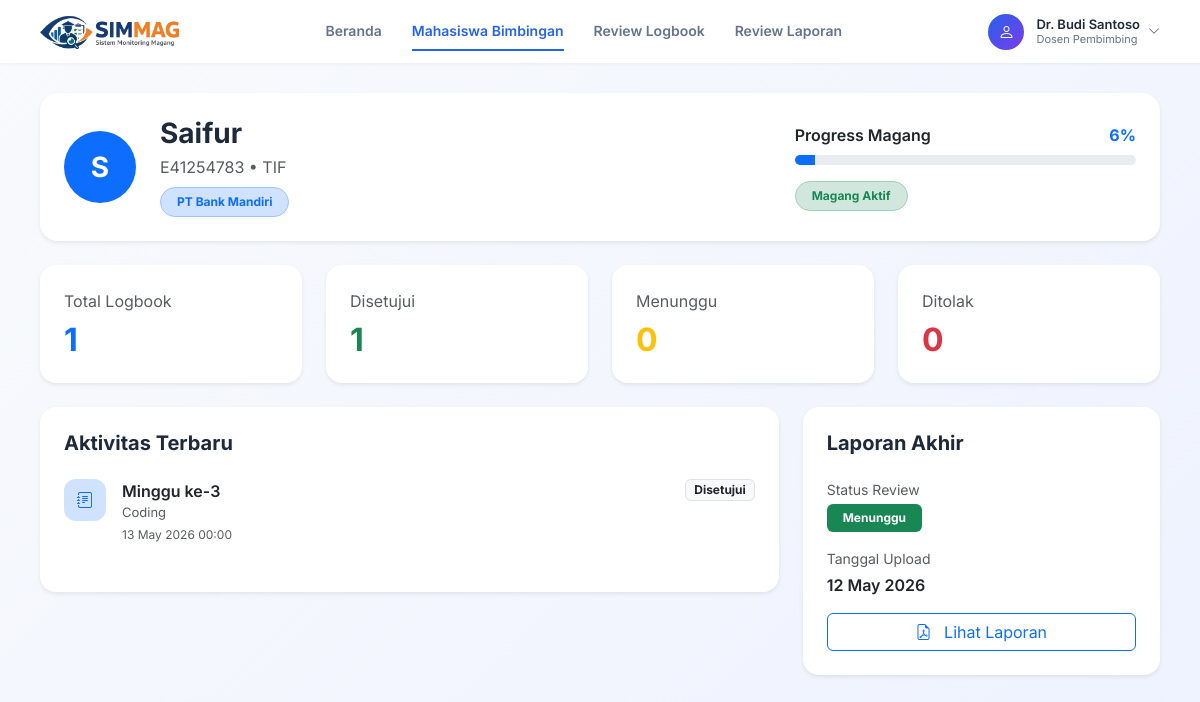
The app's page /dosen/detail_mahasiswa.php?id=7 (signed in) with its own data.
### tables this page shows
CREATE TABLE `dosen` (
  `id_dosen` int(11) NOT NULL,
  `NIP` varchar(20) NOT NULL,
  `NIDN` varchar(20) NOT NULL,
  `nama` varchar(100) NOT NULL,
  `email` varchar(100) NOT NULL,
  `password` varchar(255) NOT NULL,
  `status` varchar(20) DEFAULT 'Aktif',
  `no_hp` varchar(20) DEFAULT NULL
);

CREATE TABLE `pendaftaran_magang` (
  `id_pendaftaran` int(11) NOT NULL,
  `id_mahasiswa` int(11) NOT NULL,
  `id_koordinator` int(11) DEFAULT NULL,
  `id_dosen` int(11) DEFAULT NULL,
  `status_pendaftaran` varchar(20) NOT NULL DEFAULT 'pending',
  `tempat_magang` varchar(200) NOT NULL,
  `id_pengajuan` int(11) DEFAULT NULL,
  `tanggal_mulai` date DEFAULT NULL,
  `tanggal_selesai` date DEFAULT NULL
);

CREATE TABLE `mahasiswa` (
  `id_mahasiswa` int(11) NOT NULL,
  `NIM` varchar(20) NOT NULL,
  `nama` varchar(100) NOT NULL,
  `email` varchar(100) NOT NULL,
  `prodi` varchar(100) NOT NULL,
  `password` varchar(255) NOT NULL,
  `no_hp` varchar(20) DEFAULT NULL
);

CREATE TABLE `laporan_harian` (
  `id_laporan_harian` int(11) NOT NULL,
  `id_mahasiswa` int(11) NOT NULL,
  `kegiatan` text NOT NULL,
  `file_pendukung` varchar(255) DEFAULT NULL,
  `tanggal_submit` datetime NOT NULL DEFAULT current_timestamp(),
  `status` varchar(50) DEFAULT 'menunggu',
  `catatan_dosen` text DEFAULT NULL,
  `id_pendaftaran` int(11) DEFAULT NULL,
  `minggu_ke` int(11) DEFAULT NULL,
  `jam_masuk` time DEFAULT NULL,
  `jam_keluar` time DEFAULT NULL
);

CREATE TABLE `laporan_akhir` (
  `id_laporan_akhir` int(11) NOT NULL,
  `id_mahasiswa` int(11) NOT NULL,
  `file_laporan` varchar(255) NOT NULL,
  `tanggal_upload` date NOT NULL,
  `status_review` varchar(20) NOT NULL DEFAULT 'pending',
  `judul_laporan` varchar(255) DEFAULT NULL,
  `catatan_dosen` text DEFAULT NULL
);

### dosen/detail_mahasiswa.php (the view, shortened to what this page needs)
<?php
$user = $_SESSION['user'];
$id_mahasiswa = $_GET['id'] ?? 0;
$db = new Database();
$conn = $db->getConnection();
$stmtDosen = $conn->prepare("SELECT * FROM dosen WHERE id_dosen = ?");
$stmtDosen->execute([$user['id']]);
$dosen = $stmtDosen->fetch(PDO::FETCH_ASSOC);
$nama_dosen = $dosen['nama'];
$stmtMahasiswa = $conn->prepare("
    SELECT
        m.*,
        pm.tempat_magang,
        pm.tanggal_mulai,
        pm.tanggal_selesai,
        pm.status_pendaftaran
    FROM mahasiswa m
    LEFT JOIN pendaftaran_magang pm ON m.id_mahasiswa = pm.id_mahasiswa
    WHERE pm.id_dosen = ? AND m.id_mahasiswa = ?
    LIMIT 1
");
$stmtMahasiswa->execute([$user['id'], $id_mahasiswa]);
$mahasiswa = $stmtMahasiswa->fetch(PDO::FETCH_ASSOC);
$stmtStats = $conn->prepare("
    SELECT
        COUNT(*) AS total_logbook,
        SUM(CASE WHEN status = 'Disetujui' THEN 1 ELSE 0 END) AS total_disetujui,
        SUM(CASE WHEN status = 'Menunggu' THEN 1 ELSE 0 END) AS total_menunggu,
        SUM(CASE WHEN status = 'Ditolak' THEN 1 ELSE 0 END) AS total_ditolak,
        MAX(minggu_ke) AS minggu_terakhir
    FROM laporan_harian
    WHERE id_mahasiswa = ?
");
$stmtStats->execute([$id_mahasiswa]);
$stats = $stmtStats->fetch(PDO::FETCH_ASSOC);
$progress = 0;
if (!empty($mahasiswa['tanggal_mulai']) && !empty($mahasiswa['tanggal_selesai'])) {
    $start = strtotime($mahasiswa['tanggal_mulai']);
    $end = strtotime($mahasiswa['tanggal_selesai']);
    $today = time();
    $totalDuration = $end - $start;
    $currentDuration = $today - $start;
    $progress = ($totalDuration > 0)
        ? max(0, min(100, round(($currentDuration / $totalDuration) * 100)))
        : 0;
}
$stmtTimeline = $conn->prepare("
    SELECT *
    FROM laporan_harian
    WHERE id_mahasiswa = ?
    ORDER BY tanggal_submit DESC
    LIMIT 5
");
$stmtTimeline->execute([$id_mahasiswa]);
$timeline = $stmtTimeline->fetchAll(PDO::FETCH_ASSOC);
$stmtLaporan = $conn->prepare("
    SELECT *
    FROM laporan_akhir
    WHERE id_mahasiswa = ?
    LIMIT 1
");
$stmtLaporan->execute([$id_mahasiswa]);
$laporan = $stmtLaporan->fetch(PDO::FETCH_ASSOC);
?>
<!DOCTYPE html>
<html lang="id">
<head>
    <link href="https://cdn.jsdelivr.net/npm/bootstrap@5.3.0/dist/css/bootstrap.min.css" rel="stylesheet">
    <link href="https://cdn.jsdelivr.net/npm/bootstrap-icons/font/bootstrap-icons.css" rel="stylesheet">
    <link rel="stylesheet" href="assets/css/dosen.css">
</head>
<body>
    <div class="top-navbar">
        <div class="navbar-brand">
            <img src="../mahasiswa/assets/logo.png" alt="SIMMAG" style="height:35px;">
        </div>
        <div class="nav-center">
            <a href="dashboard.php">Beranda</a>
            <a href="mahasiswa_bimbingan.php" class="active">Mahasiswa Bimbingan</a>
            <a href="review_logbook.php">Review Logbook</a>
            <a href="review_laporan.php">Review Laporan</a>
        </div>
        <div class="nav-right">
            <div class="profile-section">
                <div class="profile-wrapper">
                    <div class="profile-info" id="profileToggle" style="cursor:pointer;">
                        <div class="profile-avatar"><i class="bi bi-person"></i></div>
                        <div class="profile-text">
                            <div class="name"><?= $nama_dosen ?></div>
                            <div class="role">Dosen Pembimbing</div>
                        </div>
                        <i class="bi bi-chevron-down ms-2 text-muted" style="font-size: 12px;"></i>
                    </div>
                </div>
            </div>
        </div>
    </div>
    <div class="main-container">
        <div class="card border-0 shadow-sm mb-4" style="border-radius: 18px;">
            <div class="card-body p-4">
                <div class="row align-items-center">
                    <div class="col-lg-8">
                        <div class="d-flex align-items-center">
                            <div class="bg-primary text-white rounded-circle d-flex align-items-center justify-content-center me-4" style="width: 72px; height: 72px; font-size: 28px; font-weight: 700;">
                                <?= strtoupper(substr($mahasiswa['nama'], 0, 1)) ?>
                            </div>
                            <div>
                                <h3 class="fw-bold mb-1" style="color: #1e293b;">
                                    <?= $mahasiswa['nama'] ?>
                                </h3>
                                <div class="text-muted mb-2">
                                    <?= $mahasiswa['NIM'] ?> • <?= $mahasiswa['prodi'] ?>
                                </div>
                                <div class="badge bg-primary-subtle text-primary border border-primary-subtle px-3 py-2 rounded-pill">
                                    <?= $mahasiswa['tempat_magang'] ?? '-' ?>
                                </div>
                            </div>
                        </div>
                    </div>
                    <div class="col-lg-4 mt-4 mt-lg-0">
                        <div class="mb-2 d-flex justify-content-between">
                            <span class="fw-semibold">Progress Magang</span>
                            <span class="text-primary fw-bold"><?= $progress ?>%</span>
                        </div>
                        <div class="progress" style="height: 10px; border-radius: 20px;">
                            <div class="progress-bar" style="width: <?= $progress ?>%;"></div>
                        </div>
                        <div class="mt-3">
                            <span class="badge bg-success-subtle text-success border border-success-subtle px-3 py-2 rounded-pill">
                                <?= $progress >= 100 ? 'Selesai Magang' : 'Magang Aktif' ?>
                            </span>
                        </div>
                    </div>
                </div>
            </div>
        </div>
        <div class="row g-4 mb-4">
            <div class="col-md-3">
                <div class="card border-0 shadow-sm" style="border-radius: 16px;">
                    <div class="card-body p-4">
                        <div class="text-muted mb-2">Total Logbook</div>
                        <h2 class="fw-bold text-primary mb-0"><?= $stats['total_logbook'] ?? 0 ?></h2>
                    </div>
                </div>
            </div>
            <div class="col-md-3">
                <div class="card border-0 shadow-sm" style="border-radius: 16px;">
                    <div class="card-body p-4">
                        <div class="text-muted mb-2">Disetujui</div>
                        <h2 class="fw-bold text-success mb-0"><?= $stats['total_disetujui'] ?? 0 ?></h2>
                    </div>
                </div>
            </div>
            <div class="col-md-3">
                <div class="card border-0 shadow-sm" style="border-radius: 16px;">
                    <div class="card-body p-4">
                        <div class="text-muted mb-2">Menunggu</div>
                        <h2 class="fw-bold text-warning mb-0"><?= $stats['total_menunggu'] ?? 0 ?></h2>
                    </div>
                </div>
            </div>
            <div class="col-md-3">
                <div class="card border-0 shadow-sm" style="border-radius: 16px;">
                    <div class="card-body p-4">
                        <div class="text-muted mb-2">Ditolak</div>
                        <h2 class="fw-bold text-danger mb-0"><?= $stats['total_ditolak'] ?? 0 ?></h2>
                    </div>
                </div>
            </div>
        </div>
        <div class="row g-4">
            <div class="col-lg-8">
                <div class="card border-0 shadow-sm" style="border-radius: 16px;">
                    <div class="card-body p-4">
                        <h5 class="fw-bold mb-4" style="color: #1e293b;">Aktivitas Terbaru</h5>
                        <?php foreach ($timeline as $log): ?>
                        <div class="d-flex mb-4">
                            <div class="me-3">
                                <div class="bg-primary-subtle text-primary d-flex align-items-center justify-content-center" style="width: 42px; height: 42px; border-radius: 12px;">
                                    <i class="bi bi-journal-text"></i>
                                </div>
                            </div>
                            <div class="flex-grow-1">
                                <div class="d-flex justify-content-between align-items-start">
                                    <div>
                                        <div class="fw-semibold text-dark">Minggu ke-<?= $log['minggu_ke'] ?></div>
                                        <div class="text-muted" style="font-size: 13px;">
                                            <?= htmlspecialchars($log['kegiatan']) ?>
                                        </div>
                                    </div>
                                    <span class="badge bg-light text-dark border"><?= $log['status'] ?></span>
                                </div>
                                <div class="text-muted mt-1" style="font-size: 12px;">
                                    <?= date('d F Y H:i', strtotime($log['tanggal_submit'])) ?>
                                </div>
                            </div>
                        </div>
                        <?php endforeach; ?>
                    </div>
                </div>
            </div>
            <div class="col-lg-4">
                <div class="card border-0 shadow-sm" style="border-radius: 16px;">
                    <div class="card-body p-4">
                        <h5 class="fw-bold mb-4" style="color: #1e293b;">Laporan Akhir</h5>
                        <?php if ($laporan): ?>
                        <div class="mb-3">
                            <div class="text-muted small mb-1">Status Review</div>
                            <span class="badge bg-success px-3 py-2"><?= $laporan['status_review'] ?></span>
                        </div>
                        <div class="mb-3">
                            <div class="text-muted small mb-1">Tanggal Upload</div>
                            <div class="fw-semibold">
                                <?= date('d F Y', strtotime($laporan['tanggal_upload'])) ?>
                            </div>
                        </div>
                        <a href="../uploads/<?= $laporan['file_laporan'] ?>" target="_blank" class="btn btn-outline-primary w-100">
                            <i class="bi bi-file-earmark-pdf me-2"></i> Lihat Laporan
                        </a>
                        <?php else: ?>
                        <div class="text-center text-muted py-4">
                            Belum ada laporan akhir
                        </div>
                        <?php endif; ?>
                    </div>
                </div>
            </div>
        </div>
    </div>
</body>
</html>

### dosen/assets/css/dosen.css (style rules this page uses)
body { font-family: 'Inter', sans-serif; background: linear-gradient(135deg, #f8fafc 0%, #eef2ff 100%); color: #1e293b; min-height: 100vh; margin: 0; padding: 0; }
.top-navbar { background-color: #ffffff; padding: 12px 40px; display: flex; align-items: center; justify-content: space-between; box-shadow: 0 1px 3px rgba(0,0,0,0.05); }
.navbar-brand img { height: 35px; }
.nav-center { display: flex; gap: 30px; }
.nav-center a { color: #64748b; text-decoration: none; font-weight: 600; font-size: 14px; padding: 8px 0; border-bottom: 2px solid transparent; transition: all 0.2s; }
.nav-center a:hover, .nav-center a.active { color: #2563eb; border-bottom: 2px solid #2563eb; }
.nav-right { display: flex; align-items: center; gap: 20px; }
.profile-section { display: flex; align-items: center; }
.profile-info { display: flex; align-items: center; }
.profile-avatar { width: 36px; height: 36px; border-radius: 50%; background: linear-gradient(135deg, #2563eb, #7c3aed); color: white; display: flex; align-items: center; justify-content: center; font-size: 16px; margin-right: 12px; }
.profile-text { line-height: 1.2; }
.profile-text .name { font-weight: 600; font-size: 13px; color: #1e293b; }
.profile-text .role { font-size: 11px; color: #64748b; }
.profile-wrapper { position: relative; }
.main-container { padding: 30px 40px; max-width: 1400px; margin: 0 auto; }

### records on screen
dosen: nama "Dr. Budi Santoso"
pendaftaran_magang: id_mahasiswa.nama "S", id_mahasiswa.nama "Saifur", id_mahasiswa.NIM "E41254783", id_mahasiswa.prodi "TIF", tempat_magang "PT Bank Mandiri", progress "6"
laporan_harian: minggu_ke "3", kegiatan "Coding", status "Disetujui", tanggal_submit "13 May 2026 00:00"
laporan_akhir: status_review "Menunggu", tanggal_upload "12 May 2026"

### other values on screen
$stats['total_logbook'] "1"
$stats['total_disetujui'] "1"
$stats['total_menunggu'] "0"
$stats['total_ditolak'] "0"
